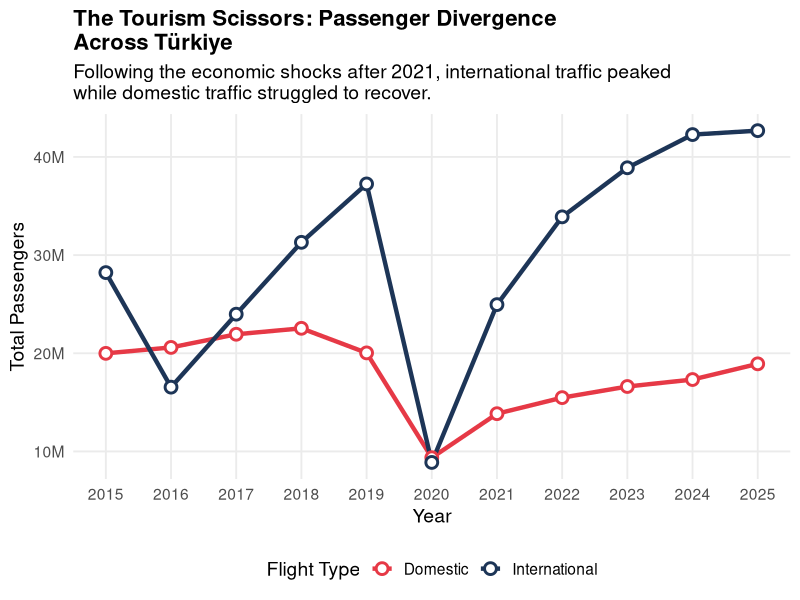
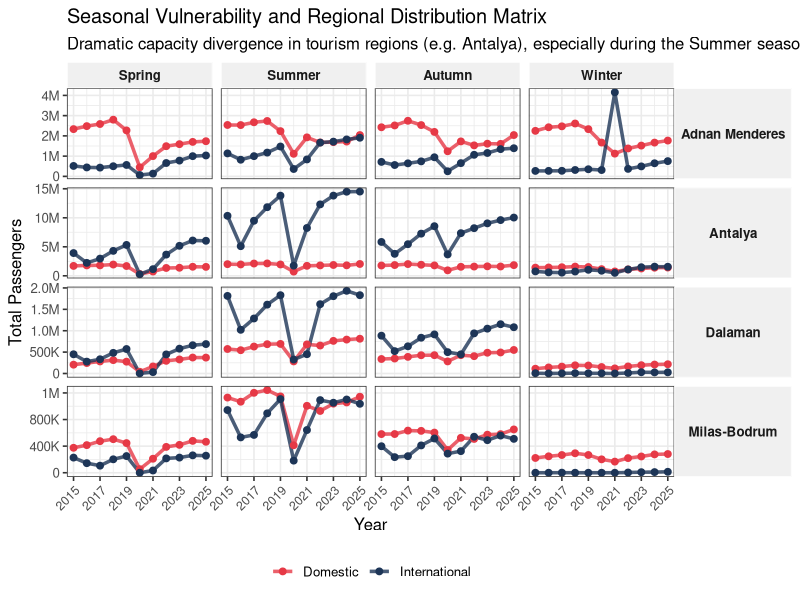
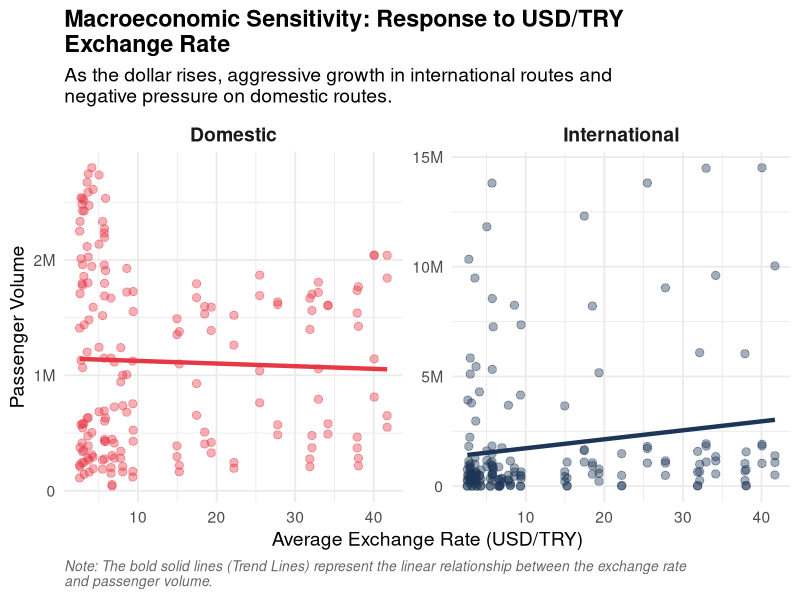
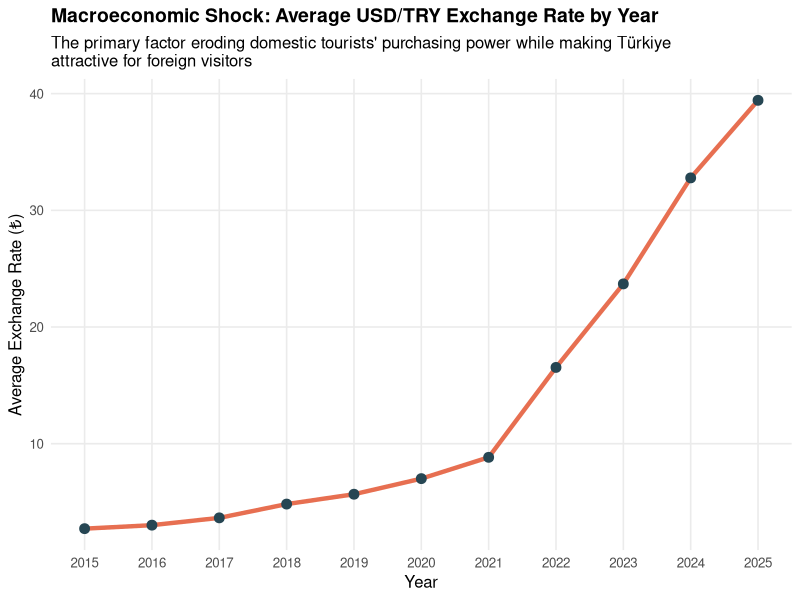
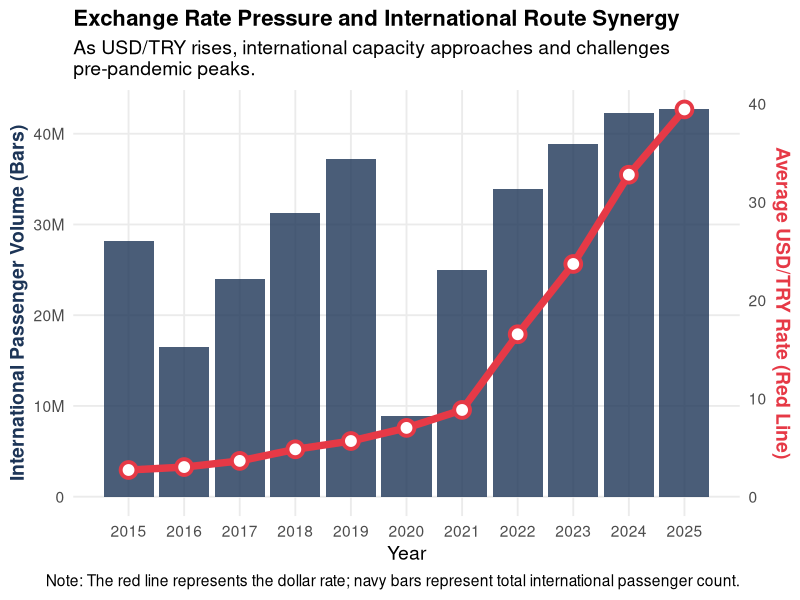
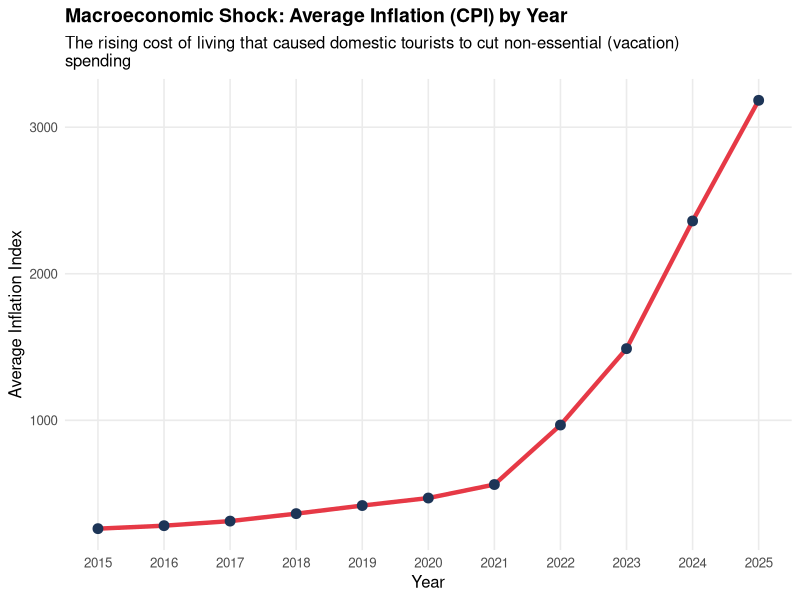
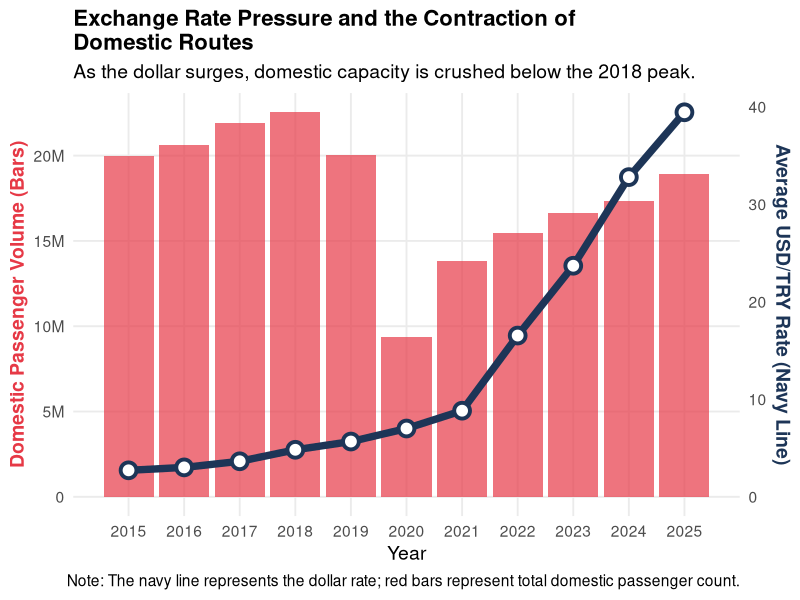
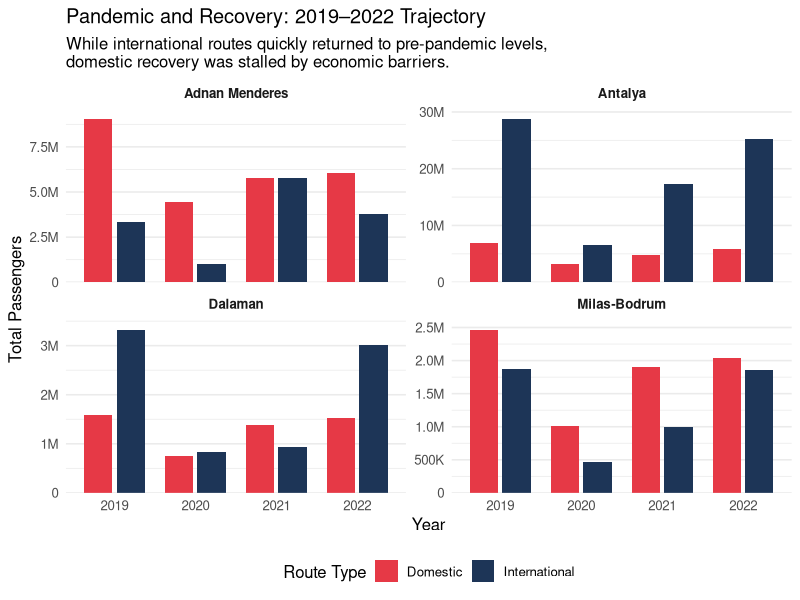

Source code (R) for these figures, in order:
## ---- chunk 1
#| label: preprocessing-v2
#| code-fold: true
#| message: false
library(tidyverse)
library(readxl)
library(scales)

df <- read_excel("tourism_data.xlsx")

df_clean <- df %>%
  rename(
    Year                    = Yıl,
    Month                   = Ay,
    Airport                 = Havalimanı,
    `Flight Type`           = `Hat Tipi`,
    `Monthly Passengers`    = `Aylık Yolcu`,
    `Cumulative Passengers` = `Kümülatif Yolcu`,
    Inflation               = Enflasyon
  ) %>%
  filter(!is.na(Year)) %>%
  mutate(
    `Flight Type` = case_when(
      `Flight Type` == "İç Hat"  ~ "Domestic",
      `Flight Type` == "Dış Hat" ~ "International",
      TRUE ~ `Flight Type`
    ),
    Season = case_when(
      Month %in% c("Aralık", "Ocak", "Şubat")     ~ "Winter",
      Month %in% c("Mart", "Nisan", "Mayıs")       ~ "Spring",
      Month %in% c("Haziran", "Temmuz", "Ağustos") ~ "Summer",
      Month %in% c("Eylül", "Ekim", "Kasım")       ~ "Autumn"
    ),
    Season = factor(Season, levels = c("Spring", "Summer", "Autumn", "Winter"))
  )

df_seasonal <- df_clean %>%
  group_by(Year, Season, Airport, `Flight Type`) %>%
  summarise(
    Total_Passengers = sum(`Monthly Passengers`, na.rm = TRUE),
    Avg_USD          = mean(`USD/TRY`, na.rm = TRUE),
    .groups = "drop"
  )
## ---- chunk 2
#| label: plot-scissors-v2
#| code-fold: true
#| warning: false
#| message: false

df_yearly <- df_seasonal %>%
  group_by(Year, `Flight Type`) %>%
  summarise(
    Total = sum(Total_Passengers, na.rm = TRUE),
    .groups = "drop"
  )

ggplot(df_yearly, aes(x = Year, y = Total, color = `Flight Type`, group = `Flight Type`)) +
  geom_line(linewidth = 1.5) +
  geom_point(size = 3, shape = 21, fill = "white", stroke = 1.5) +
  scale_color_manual(values = c("Domestic" = "#E63946", "International" = "#1D3557")) +
  scale_y_continuous(labels = label_number(scale_cut = cut_short_scale())) +
  scale_x_continuous(breaks = seq(min(df_yearly$Year), max(df_yearly$Year), by = 1)) +
  theme_minimal(base_size = 14) +
  labs(
    title = "The Tourism Scissors: Passenger Divergence \nAcross Türkiye",
    subtitle = "Following the economic shocks after 2021, international traffic peaked \nwhile domestic traffic struggled to recover.",
    x = "Year",
    y = "Total Passengers",
    color = "Flight Type"
  ) +
  theme(
    legend.position = "bottom",
    plot.title = element_text(face = "bold", size = 16),
    panel.grid.minor = element_blank()
  )
## ---- chunk 3
#| label: plot-matrix-v2
#| code-fold: true
#| warning: false
#| fig-width: 10
#| fig-height: 7

ggplot(df_seasonal %>% mutate(Airport = str_replace(Airport, " Havalimanı", "")),
       aes(x = Year, y = Total_Passengers, color = `Flight Type`, group = `Flight Type`)) +
  geom_line(linewidth = 1.2, alpha = 0.8) +
  geom_point(size = 2) +
  facet_grid(Airport ~ Season, scales = "free_y") +
  scale_color_manual(values = c("Domestic" = "#E63946", "International" = "#1D3557")) +
  scale_y_continuous(labels = label_number(scale_cut = cut_short_scale())) +
  scale_x_continuous(breaks = seq(2015, 2025, by = 2)) +
  theme_bw(base_size = 12) +
  labs(
    title = "Seasonal Vulnerability and Regional Distribution Matrix",
    subtitle = "Dramatic capacity divergence in tourism regions (e.g. Antalya), especially during the Summer season.",
    x = "Year",
    y = "Total Passengers"
  ) +
  theme(
    legend.position = "bottom",
    legend.title = element_blank(),
    strip.background = element_rect(fill = "#f0f0f0", color = "white"),
    strip.text.x = element_text(face = "bold"),
    strip.text.y = element_text(face = "bold", angle = 0),
    axis.text.x = element_text(angle = 45, hjust = 1, size = 9)
  )
## ---- chunk 4
#| label: plot-currency-v2
#| code-fold: true
#| warning: false
#| message: false

ggplot(df_seasonal, aes(x = Avg_USD, y = Total_Passengers, color = `Flight Type`)) +
  geom_point(alpha = 0.4, size = 2.5) +
  geom_smooth(method = "lm", se = FALSE, linewidth = 1.5, linetype = "solid") +
  facet_wrap(~ `Flight Type`, scales = "free_y") +
  scale_color_manual(values = c("Domestic" = "#E63946", "International" = "#1D3557")) +
  scale_y_continuous(labels = label_number(scale_cut = cut_short_scale())) +
  theme_minimal(base_size = 14) +
  labs(
    title = "Macroeconomic Sensitivity: Response to USD/TRY \nExchange Rate",
    subtitle = "As the dollar rises, aggressive growth in international routes and \nnegative pressure on domestic routes.",
    x = "Average Exchange Rate (USD/TRY)",
    y = "Passenger Volume",
    caption = "Note: The bold solid lines (Trend Lines) represent the linear relationship between the exchange rate \nand passenger volume."
  ) +
  theme(
    legend.position = "none",
    plot.title = element_text(face = "bold"),
    strip.text = element_text(size = 14, face = "bold"),
    plot.caption = element_text(face = "italic", color = "gray40", hjust = 0, size = 10)
  )
## ---- chunk 5
#| label: plot-economy-v2
#| code-fold: true
#| message: false
#| warning: false

df_econ <- df_clean %>%
  group_by(Year) %>%
  summarise(
    Avg_USD       = mean(`USD/TRY`, na.rm = TRUE),
    Avg_Inflation = mean(Inflation, na.rm = TRUE)
  )

ggplot(df_econ, aes(x = Year, y = Avg_USD)) +
  geom_line(color = "#E76F51", linewidth = 1.5) +
  geom_point(color = "#264653", size = 3) +
  theme_minimal(base_size = 12) +
  labs(
    title = "Macroeconomic Shock: Average USD/TRY Exchange Rate by Year",
    subtitle = "The primary factor eroding domestic tourists' purchasing power while making Türkiye \nattractive for foreign visitors",
    x = "Year",
    y = "Average Exchange Rate (₺)"
  ) +
  scale_x_continuous(breaks = seq(min(df_econ$Year, na.rm = TRUE), max(df_econ$Year, na.rm = TRUE), by = 1)) +
  theme(
    plot.title = element_text(face = "bold", size = 14),
    panel.grid.minor = element_blank()
  )
## ---- chunk 6
#| label: plot-foreign-boom-v2
#| code-fold: true
#| warning: false
#| message: false

df_intl <- df_seasonal %>%
  filter(`Flight Type` == "International") %>%
  group_by(Year) %>%
  summarise(
    Passengers = sum(Total_Passengers, na.rm = TRUE),
    Dollar     = mean(Avg_USD, na.rm = TRUE),
    .groups = "drop"
  )

coeff <- max(df_intl$Passengers, na.rm = TRUE) / max(df_intl$Dollar, na.rm = TRUE)

ggplot(df_intl, aes(x = Year)) +
  geom_col(aes(y = Passengers), fill = "#1D3557", alpha = 0.8) +
  geom_line(aes(y = Dollar * coeff), color = "#E63946", linewidth = 2.5) +
  geom_point(aes(y = Dollar * coeff), color = "#E63946", size = 4, shape = 21, fill = "white", stroke = 2) +
  scale_y_continuous(
    name = "International Passenger Volume (Bars)",
    labels = label_number(scale_cut = cut_short_scale()),
    sec.axis = sec_axis(~ . / coeff, name = "Average USD/TRY Rate (Red Line)")
  ) +
  scale_x_continuous(breaks = seq(min(df_intl$Year), max(df_intl$Year), by = 1)) +
  theme_minimal(base_size = 14) +
  labs(
    title = "Exchange Rate Pressure and International Route Synergy",
    subtitle = "As USD/TRY rises, international capacity approaches and challenges \npre-pandemic peaks.",
    x = "Year",
    caption = "Note: The red line represents the dollar rate; navy bars represent total international passenger count."
  ) +
  theme(
    plot.title = element_text(face = "bold", size = 16),
    axis.title.y.left = element_text(color = "#1D3557", face = "bold"),
    axis.title.y.right = element_text(color = "#E63946", face = "bold"),
    panel.grid.minor = element_blank()
  )
## ---- chunk 7
#| label: plot-inflation-v2
#| code-fold: true
#| message: false
#| warning: false

ggplot(df_econ, aes(x = Year, y = Avg_Inflation)) +
  geom_line(color = "#E63946", linewidth = 1.5) +
  geom_point(color = "#1D3557", size = 3) +
  theme_minimal(base_size = 12) +
  labs(
    title = "Macroeconomic Shock: Average Inflation (CPI) by Year",
    subtitle = "The rising cost of living that caused domestic tourists to cut non-essential (vacation) \nspending",
    x = "Year",
    y = "Average Inflation Index"
  ) +
  scale_x_continuous(breaks = seq(min(df_econ$Year, na.rm = TRUE), max(df_econ$Year, na.rm = TRUE), by = 1)) +
  theme(
    plot.title = element_text(face = "bold", size = 14),
    panel.grid.minor = element_blank()
  )
## ---- chunk 8
#| label: plot-domestic-v2
#| code-fold: true
#| warning: false
#| message: false

df_dom <- df_seasonal %>%
  filter(`Flight Type` == "Domestic") %>%
  group_by(Year) %>%
  summarise(
    Passengers = sum(Total_Passengers, na.rm = TRUE),
    Dollar     = mean(Avg_USD, na.rm = TRUE),
    .groups = "drop"
  )

coeff_dom <- max(df_dom$Passengers, na.rm = TRUE) / max(df_dom$Dollar, na.rm = TRUE)

ggplot(df_dom, aes(x = Year)) +
  geom_col(aes(y = Passengers), fill = "#E63946", alpha = 0.7) +
  geom_line(aes(y = Dollar * coeff_dom), color = "#1D3557", linewidth = 2.5) +
  geom_point(aes(y = Dollar * coeff_dom), color = "#1D3557", size = 4, shape = 21, fill = "white", stroke = 2) +
  scale_y_continuous(
    name = "Domestic Passenger Volume (Bars)",
    labels = label_number(scale_cut = cut_short_scale()),
    sec.axis = sec_axis(~ . / coeff_dom, name = "Average USD/TRY Rate (Navy Line)")
  ) +
  scale_x_continuous(breaks = seq(min(df_dom$Year), max(df_dom$Year), by = 1)) +
  theme_minimal(base_size = 14) +
  labs(
    title = "Exchange Rate Pressure and the Contraction of \nDomestic Routes",
    subtitle = "As the dollar surges, domestic capacity is crushed below the 2018 peak.",
    x = "Year",
    caption = "Note: The navy line represents the dollar rate; red bars represent total domestic passenger count."
  ) +
  theme(
    plot.title = element_text(face = "bold", size = 16),
    axis.title.y.left = element_text(color = "#E63946", face = "bold"),
    axis.title.y.right = element_text(color = "#1D3557", face = "bold"),
    panel.grid.minor = element_blank()
  )
## ---- chunk 9
#| label: plot-covid-v2
#| code-fold: true

df_covid <- df_clean %>%
  filter(Year >= 2019 & Year <= 2022) %>%
  filter(Month == "Aralık") %>%
  select(
    Year,
    Airport,
    `Flight Type`,
    Total_Passengers = `Cumulative Passengers`
  ) %>%
  mutate(
    Airport = str_replace(Airport, " Havalimanı", "")
  )

ggplot(df_covid, aes(x = factor(Year), y = Total_Passengers, fill = `Flight Type`)) +
  geom_col(position = position_dodge(width = 0.8), width = 0.7) +
  facet_wrap(~ Airport, scales = "free_y", ncol = 2) +
  scale_y_continuous(
    labels = label_number(scale_cut = cut_short_scale()),
    expand = expansion(mult = c(0, 0.08))
  ) +
  scale_fill_manual(values = c("Domestic" = "#E63946", "International" = "#1D3557")) +
  theme_minimal(base_size = 12) +
  theme(
    legend.position = "bottom",
    strip.text = element_text(face = "bold"),
    panel.grid.major.x = element_blank()
  ) +
  labs(
    title = "Pandemic and Recovery: 2019–2022 Trajectory",
    subtitle = "While international routes quickly returned to pre-pandemic levels,\ndomestic recovery was stalled by economic barriers.",
    x = "Year",
    y = "Total Passengers",
    fill = "Route Type"
  )
## ---- chunk 10
#| label: correlation-v2
#| code-fold: true
#| warning: false
#| message: false

cor_all_data <- df_seasonal %>%
  filter(`Flight Type` == "Domestic") %>%
  group_by(Year) %>%
  summarise(
    Passengers = sum(Total_Passengers, na.rm = TRUE),
    Dollar     = mean(Avg_USD, na.rm = TRUE)
  ) %>%
  filter(!is.na(Passengers) & !is.na(Dollar))

r_all <- cor(cor_all_data$Passengers, cor_all_data$Dollar, use = "complete.obs")

cor_shock_data <- cor_all_data %>% filter(Year >= 2021)
r_shock <- cor(cor_shock_data$Passengers, cor_shock_data$Dollar, use = "complete.obs")
## ---- chunk 11
#| label: plot-shock-v2
#| code-fold: true
#| warning: false
#| message: false

df_shock <- df_clean %>%
  filter(`Flight Type` == "Domestic", Year >= 2021)

ggplot(df_shock, aes(x = `USD/TRY`, y = `Monthly Passengers`)) +
  geom_point(aes(color = as.factor(Year)), size = 3, alpha = 0.8) +
  geom_smooth(method = "lm", color = "darkred", linewidth = 1.5, se = FALSE) +
  scale_y_continuous(labels = label_number(scale_cut = cut_short_scale())) +
  labs(
    title = "Economic Shock Period: Exchange Rate Rise\nand the 'Glass Ceiling' on Domestic Routes",
    subtitle = "Post-Pandemic Recovery (2021–2025) Being Crushed Under \nCurrency Pressure",
    x = "Average Exchange Rate (USD/TRY)",
    y = "Monthly Total Domestic Passengers",
    color = "Year",
    caption = "Note: Although the line shows positive recovery, volumes remain well below the 2018 peaks \n(Glass Ceiling Effect)."
  ) +
  theme_minimal(base_size = 14) +
  theme(
    plot.title = element_text(face = "bold"),
    legend.position = "right"
  )
